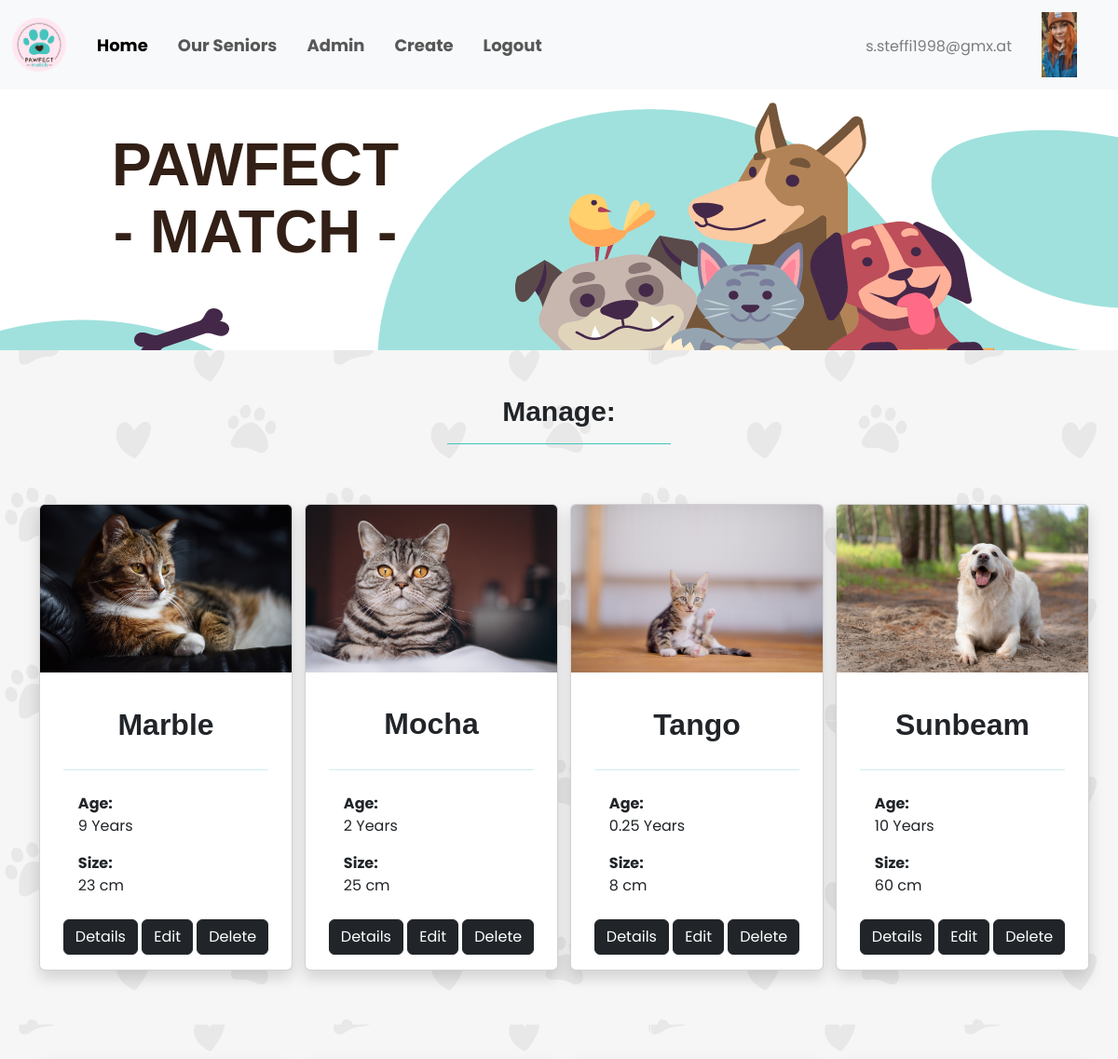
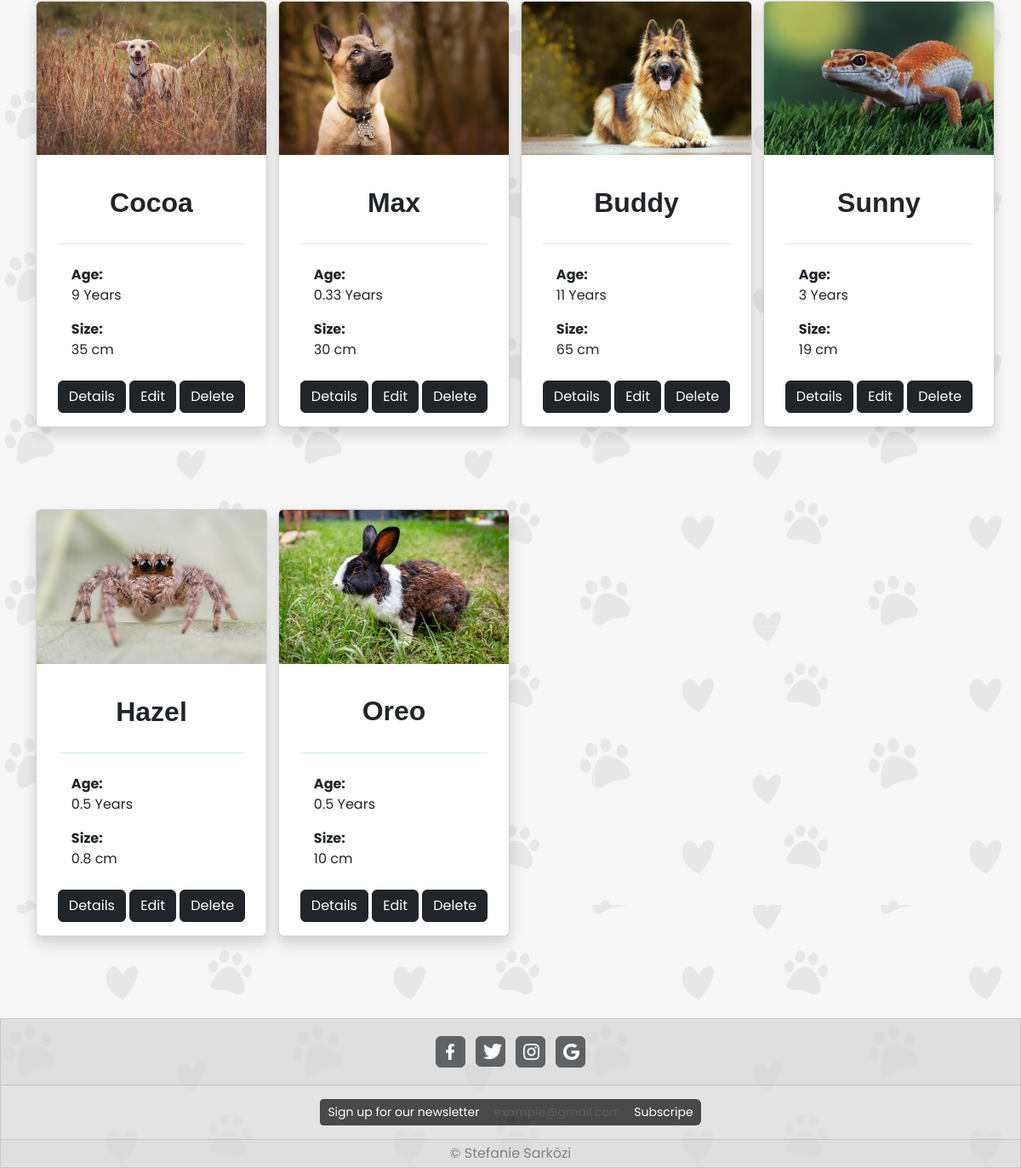
Screenshot of /php/manage.php (signed in) with the database file from the repository (2 pictures, top to bottom).
### tables this page shows
CREATE TABLE `users` (
  `id` int(11) NOT NULL,
  `first_name` varchar(40) NOT NULL,
  `last_name` varchar(40) NOT NULL,
  `password` varchar(255) NOT NULL,
  `address` varchar(80) NOT NULL,
  `phone` int(15) NOT NULL,
  `email` varchar(50) NOT NULL,
  `picture` varchar(100) DEFAULT NULL,
  `status` varchar(4) NOT NULL DEFAULT 'user'
);

CREATE TABLE `animals` (
  `id` int(11) NOT NULL,
  `name` varchar(30) NOT NULL,
  `picture` varchar(100) DEFAULT NULL,
  `address` varchar(60) NOT NULL,
  `description` varchar(10000) NOT NULL,
  `size` varchar(20) NOT NULL,
  `age` varchar(30) NOT NULL,
  `vaccinated` varchar(3) NOT NULL,
  `breed` varchar(30) NOT NULL,
  `status` tinyint(1) NOT NULL
);

### php/manage.php (the view, shortened to what this page needs)
<?php
    require_once "db_connect.php";
    $sql = "SELECT * FROM users WHERE id = {$_SESSION["adm"]}";
    $result = mysqli_query($connect, $sql);
    $row = mysqli_fetch_assoc($result);
    $sqlAnimals = "SELECT * FROM animals";
    $resultAnimals = mysqli_query($connect, $sqlAnimals);
    $layout = "";
    if(mysqli_num_rows($resultAnimals) > 0){
        while($rowAnimal = mysqli_fetch_assoc($resultAnimals)){
            $layout .= "<div>
            <div class='card gap-2 mt-5 mb-5 shadow align-items-center' style='width: 17rem;'>
                <img src='../images/{$rowAnimal["picture"]}' class='card-img-top' alt='...' style='width: 100%;'>
                <div class='card-body '>
                <h3 class='card-title text-center d-flex align-items-center justify-content-center' style='height: 8vh;' >{$rowAnimal["name"]}</h3>
                <hr class='TitleHR'>
                <p class='card-text ps-3 mt-4'><b>Age:</b> <br> {$rowAnimal["age"]} Years</p>
                <p class='card-text mb-4 ps-3'><b>Size:</b><br> {$rowAnimal["size"]} cm</p>
                <div class='buttons text-center'>
                    <a href='details.php?x={$rowAnimal["id"]}' class='btn btn-dark'>Details</a>
                    <a href='edit.php?x={$rowAnimal["id"]}' class='btn btn-dark'>Edit</a>
                    <a href='delete.php?x={$rowAnimal["id"]}' class='btn btn-dark'>Delete</a>
                </div>
                </div>
                </div>
          </div>";
        }
    }else {
        $layout.= "No results found!";
    }
?>
<!DOCTYPE html>
<html lang ="en">
<head>
    <link href ="https://cdn.jsdelivr.net/npm/bootstrap@5.3.0/dist/css/bootstrap.min.css"  rel= "stylesheet">
</head>
<body>
    <nav class="navbar navbar-expand-lg bg-body-tertiary" >
        <div class="container-fluid">
            <a class="navbar-brand" href="home.php">
                <img src="../images/logo.png" alt="logo" style="width: 5vw;">
            </a>
            <ul class="navbar-nav me-auto mb-2 mb-lg-0 navText" >
                <li class="nav-item ms-2 me-3">
                    <a class="nav-link active" aria-current="page" href="home.php">Home</a>
                </li>
                <li class="nav-item  me-3">
                    <a class="nav-link" href="senior.php">Our Seniors</a>
                </li>
                <li class="nav-item  me-3">
                    <a class="nav-link" href="manage.php">Admin</a>
                </li>
                <li class="nav-item  me-3">
                    <a class="nav-link" href="create.php">Create</a>
                </li>
                <li class="nav-item">
                    <a class="nav-link" href="logout.php?logout">Logout</a >
                </li>
            </ul>
            <a class="navbar-brand" href="update.php?id=<?=$row["id"]?>">
              <span class="text-black-50 fs-6"><?= $row["email"] ?></span>
            </a>
            <a class="navbar-brand" href="update.php?id=<?=$row["id"]?>">
                <img src="../images/<?= $row["picture"] ?>" class="object-fit-contain" alt="user pic" width="70" height="70">
            </a>
        </div>
    </nav>
    <div class="headerImage mb-5">
        <p id="hero">PAWFECT <br> - MATCH -</p>
    </div>
    <div class="text-center">
        <h2 class="text-center mt-5" id="welcome">Manage:</h2>
        <hr class="MLLine" style="width:20vw;">
    </div>
    <div class="container">
        <div class="row row-cols-lg-4 row-cols-md-2 row-cols-sm-1 row-cols-xs-1">
            <?= $layout ?>
        </div>
    </div>
    <footer class="mt-5">
        <div class="card text-center" id="foBg">
            <div class="card-header p-3">
                <a class="btn btn-dark p-1 m-1" style="width: 3%;" href="#" role="button"><img src="../images/Facebook.png" width="40%" class="m-1"></a>
                <a class="btn btn-dark p-1 m-1" style="width: 3%;" href="#" role="button"><img src="../images/twitter.png" width="90%" class="m-1"></a>
                <a class="btn btn-dark p-1 m-1" style="width: 3%;" href="#" role="button"><img src="../images/instagram.png" width="75%"  class="m-1"></a>
                <a class="btn btn-dark p-1 m-1" style="width: 3%;" href="#" role="button"><img src="../images/google.png" width="75%"  class="m-1"></a>
            </div>
            <span class="card-body input-group input-group-sm  mx-auto p-3" style="width: 40%;" >
                <span class="input-group-text bg-black border-black text-white">Sign up for our newsletter</span>
                <input type="text" name="email" autocomplete="email" class="form-control bg-black border-black" placeholder="example@gmail.com">
                <button class=" btn rounded-end bg-black text-white" type="button" id="button-addon1"> Subscripe</button>
            </span>
            <div class="card-footer text-body-secondary p-1">
                &copy; Stefanie Sarközi
            </div>
        </div>
    </footer>
</body>
</html>

### css/home.css (style rules this page uses)
* { font-family: 'Poppins', sans-serif; }
body { min-height: 100vh; background-image:url(../images/bg.png); background-size:auto; }
.navbar { font-size: 1.5vw; }
.navText { font-weight: 700; font-style: normal; }
.headerImage { background-image: url("../images/heroZeichenfläche\ 1.png"); width: 100%; height: 35vh; background-size: auto; background-repeat: no-repeat; position: relative; display: flex; }
#hero { font-family: "marvin-round", sans-serif; font-weight: 600; font-style: normal; color: #321f15; font-size: 400%; position: relative; left: 10%; top: 16%; text-align: center; line-height: 4.5rem; }
#welcome { font-family: "marvin-round", sans-serif; font-weight: 600; font-style: normal; font-size: 2.5vw; }
.card-title { align-items: center; font-family: "snicker", sans-serif; font-weight: 700; font-style: normal; font-size: 2rem; }
.TitleHR { color: #44c4bd; }
#foBg { background-color: gainsboro; opacity: 70%; border-radius: 0%; width: 100%; }
.MLLine { margin-left: 40%; color: #44c4bd; opacity: 100%; }

### rows the page displays
users: email "s.steffi1998@gmx.at", picture (picture)
animals: picture (picture), name "Marble", age "9", size "23"
animals: picture (picture), name "Mocha", age "2", size "25"
animals: picture (picture), name "Tango", age "0.25", size "8"
animals: picture (picture), name "Sunbeam", age "10", size "60"
animals: picture (picture), name "Cocoa", age "9", size "35"
animals: picture (picture), name "Max", age "0.33", size "30"
animals: picture (picture), name "Buddy", age "11", size "65"
animals: picture (picture), name "Sunny", age "3", size "19"
animals: picture (picture), name "Hazel", age "0.5", size "0.8"
animals: picture (picture), name "Oreo", age "0.5", size "10"
